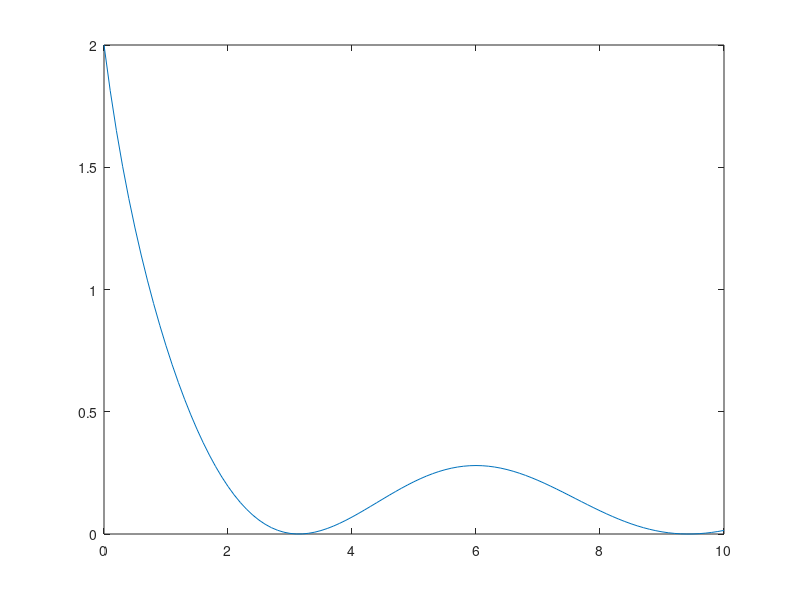

The MATLAB source for this figure: (Note: this script raises an error after producing the figure.)
function [x,y]=lab3_3()
x=0:0.1:10;
f=@(x)(1+cos(x))./(1+x);
plot(x,f(x));
xx=linspace(0,10,21);
n=length(xx);
ff=zeros(size(xx));
for i=1:n
ff(i)=f(xx(i));
end
y=zeros(size(x));
for i=1:length(x)
y(i)=lab3_1(xx,ff,x(i));
end
hold on;
plot(x,y);
end